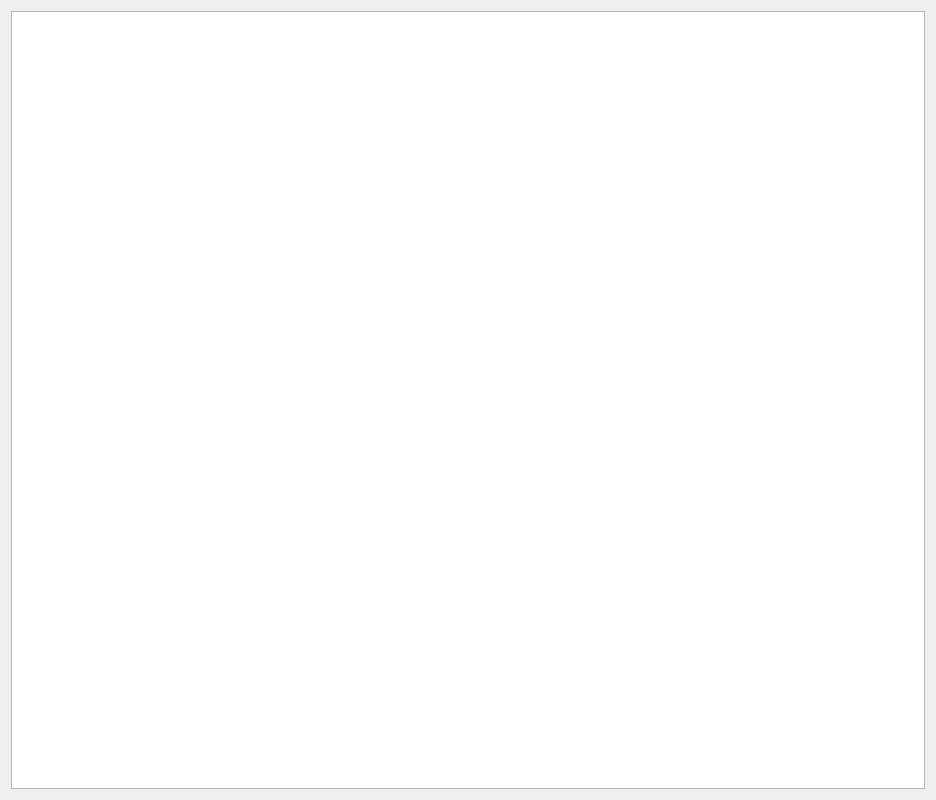
<?xml version="1.0" encoding="UTF-8"?>
<ui version="4.0">
 <class>QtTestQtRoundedEditRectItemMainDialog</class>
 <widget class="QDialog" name="QtTestQtRoundedEditRectItemMainDialog">
  <property name="geometry">
   <rect>
    <x>0</x>
    <y>0</y>
    <width>936</width>
    <height>800</height>
   </rect>
  </property>
  <property name="windowTitle">
   <string>TestQtRoundedEditRectItem</string>
  </property>
  <property name="windowIcon">
   <iconset resource="../../Projects/ProjectBrainweaver/Brainweaver.qrc">
    <normaloff>:/images/R.png</normaloff>:/images/R.png</iconset>
  </property>
  <layout class="QGridLayout" name="gridLayout">
   <item row="0" column="0">
    <widget class="ribi::QtTestQtRoundedEditRectItemWidget" name="view"/>
   </item>
  </layout>
 </widget>
 <customwidgets>
  <customwidget>
   <class>ribi::QtTestQtRoundedEditRectItemWidget</class>
   <extends>QGraphicsView</extends>
   <header>qttestqtroundededitrectitemwidget.h</header>
  </customwidget>
 </customwidgets>
 <resources>
  <include location="../../Projects/ProjectBrainweaver/Brainweaver.qrc"/>
 </resources>
 <connections/>
</ui>
